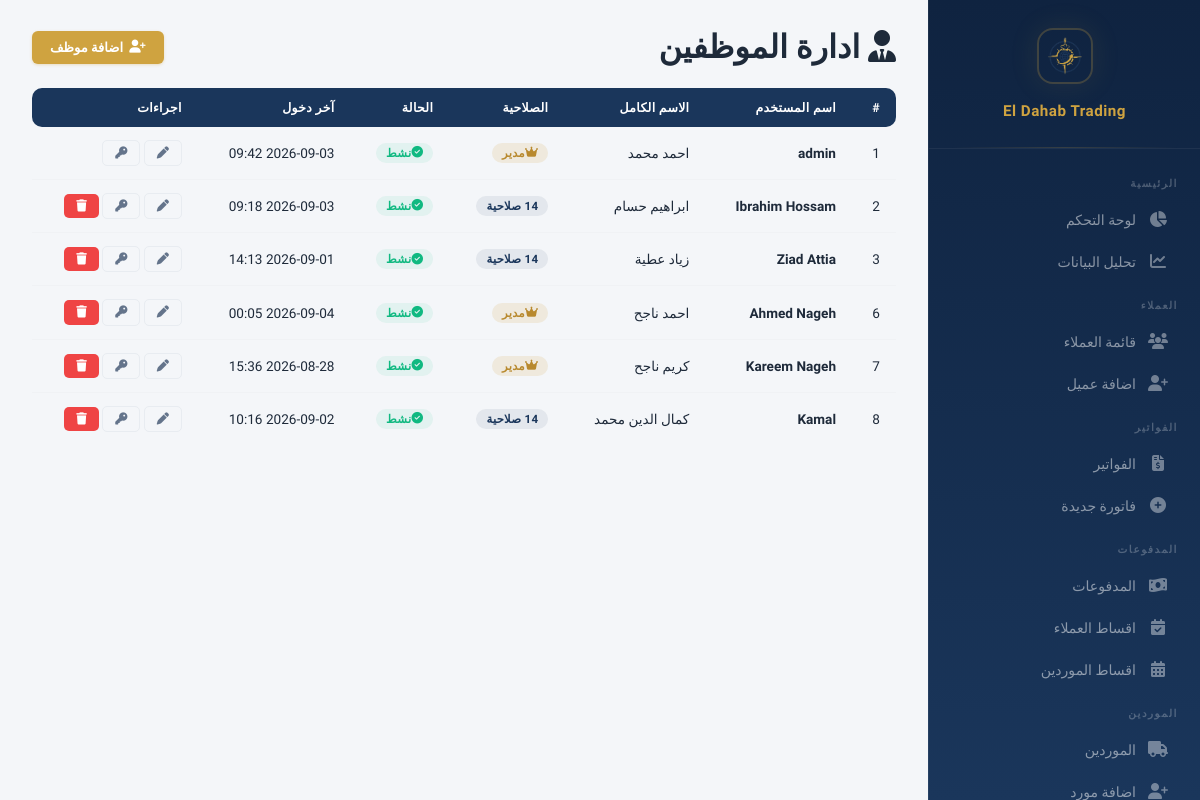
The page /employees (signed in) on the database as committed earlier.
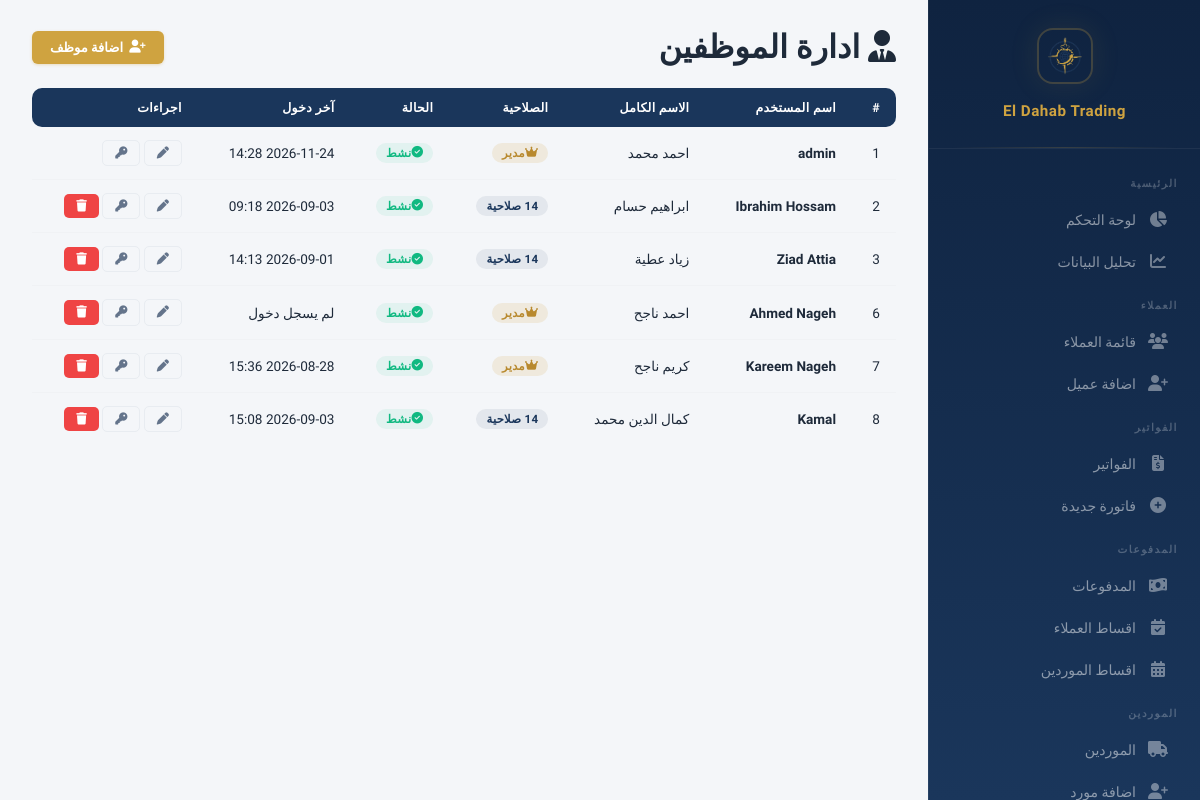
The same page on the database as committed later.
### models.py (models this page shows, shortened)
class User(db.Model):
    __tablename__ = 'users'
    id = db.Column(db.Integer, primary_key=True)
    username = db.Column(db.String(80), unique=True, nullable=False)
    password_hash = db.Column(db.String(256), nullable=False)
    full_name = db.Column(db.String(200))
    is_admin = db.Column(db.Boolean, default=False)
    is_active = db.Column(db.Boolean, default=True)
    created_at = db.Column(db.DateTime, default=datetime.utcnow)
    last_login = db.Column(db.DateTime)
    permissions = db.relationship('UserPermission', backref='user', lazy=True, cascade='all, delete-orphan')
    def has_permission(self, page):
        if self.is_admin:
            return True
        return any(p.page == page for p in self.permissions)

### app.py (the view)
@app.route('/employees')
@login_required
def employees_list():
    if not current_user().is_admin:
        flash('ليس لديك صلاحية', 'danger')
        return redirect(url_for('dashboard'))
    users = User.query.order_by(User.id).all()
    return render_template('employees_list.html', users=users, PAGES=PAGES)

### app.py (called while the page is built)
@app.context_processor
def inject_payment_methods():
    return {'PAYMENT_METHODS': PAYMENT_METHODS, 'parse_images': parse_images}

@app.before_request
def check_session_expiry():
    if 'user_id' in session and session.get('expires_at'):
        if datetime.utcnow().timestamp() > session['expires_at']:
            session.clear()
            flash('انتهت الجلسة، يرجى تسجيل الدخول مرة اخرى', 'warning')
            return redirect(url_for('login'))

@app.context_processor
def inject_user():
    if not hasattr(g, 'current_user'):
        g.current_user = db.session.get(User, session['user_id']) if 'user_id' in session else None
    return dict(current_user=g.current_user)

def current_user():
    if 'user_id' in session:
        return User.query.get(session['user_id'])
    return None

### templates/employees_list.html (shortened to what this page needs)
{% extends "base.html" %}
{% block content %}
<div class="page-header" style="display:flex;justify-content:space-between;align-items:center;flex-wrap:wrap;gap:12px;">
    <h1><i class="fa-solid fa-user-tie"></i> ادارة الموظفين</h1>
    <a href="{{ url_for('employee_add') }}" class="btn btn-gold"><i class="fa-solid fa-user-plus"></i> اضافة موظف</a>
</div>
<div class="table-responsive">
    <table class="table">
        <thead>
            <tr>
                <th>#</th>
                <th>اسم المستخدم</th>
                <th>الاسم الكامل</th>
                <th>الصلاحية</th>
                <th>الحالة</th>
                <th>آخر دخول</th>
                <th>اجراءات</th>
            </tr>
        </thead>
        <tbody>
            {% for u in users %}
            <tr>
                <td>{{ u.id }}</td>
                <td><strong>{{ u.username }}</strong></td>
                <td>{{ u.full_name or '-' }}</td>
                <td>
                    {% if u.is_admin %}
                        <span class="badge badge-gold"><i class="fa-solid fa-crown"></i> مدير</span>
                    {% else %}
                        <span class="badge badge-navy">{{ u.permissions | length }} صلاحية</span>
                    {% endif %}
                </td>
                <td>
                    {% if u.is_active %}
                        <span class="badge badge-success"><i class="fa-solid fa-check-circle"></i> نشط</span>
                    {% else %}
                        <span class="badge badge-danger"><i class="fa-solid fa-ban"></i> معطل</span>
                    {% endif %}
                </td>
                <td>{{ u.last_login.strftime('%Y-%m-%d %H:%M') if u.last_login else 'لم يسجل دخول' }}</td>
                <td>
                    <div class="action-buttons">
                        <a href="{{ url_for('employee_edit', user_id=u.id) }}" class="btn btn-sm btn-outline" title="تعديل">
                            <i class="fa-solid fa-pen"></i>
                        </a>
                        <a href="{{ url_for('employee_permissions', user_id=u.id) }}" class="btn btn-sm btn-outline" title="الصلاحيات">
                            <i class="fa-solid fa-key"></i>
                        </a>
                        {% if u.username != 'admin' %}
                        <form method="POST" action="{{ url_for('employee_delete', user_id=u.id) }}" style="display:inline;" onsubmit="return confirm('هل انت متاكد من حذف هذا الموظف؟')">
                            <button type="submit" class="btn btn-sm btn-danger" title="حذف"><i class="fa-solid fa-trash"></i></button>
                        </form>
                        {% endif %}
                    </div>
                </td>
            </tr>
            {% endfor %}
        </tbody>
    </table>
</div>
{% endblock %}

Rows that differ between the two databases and show on the page:
changed User "admin": last_login "2026-09-03 09:42" → "2026-11-24 14:28"
changed User "Ahmed Nageh": last_login "2026-09-04 00:05" → "لم يسجل دخول"
changed User "Kamal": last_login "2026-09-02 10:16" → "2026-09-03 15:08"
